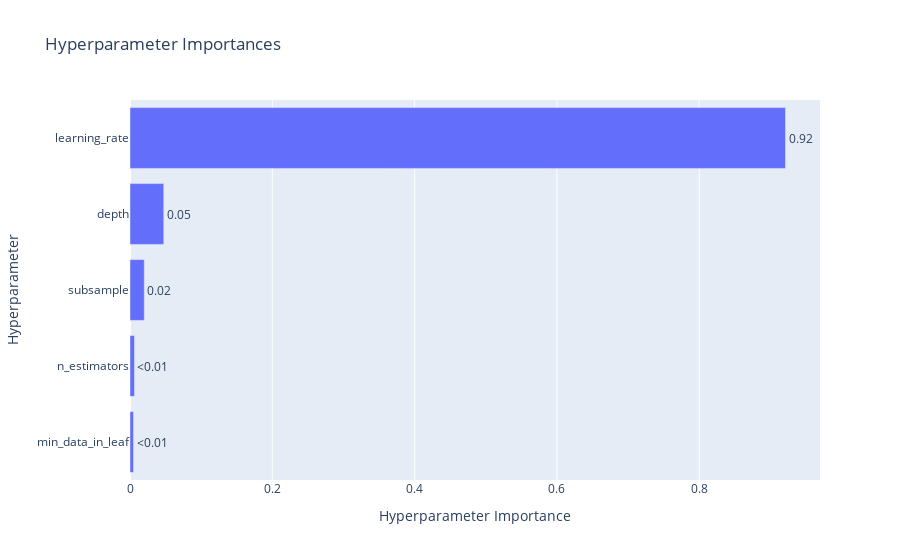

Notebook code cell kept with this figure:
### Code cell
# 하이퍼파라미터별 중요도를 확인할 수 있는 그래프
optuna.visualization.plot_param_importances(study_cat_no_encoded)

### Figure 1 — Plotly figure (JSON) as saved in the notebook; plotly's stock layout.template omitted (floating-point values rounded to 4 significant figures)
{"data": [{"cliponaxis": false, "hovertemplate": ["min_data_in_leaf (IntDistribution): 0.0049604130334963276<extra></extra>", "n_estimators (IntDistribution): 0.0062809301501128125<extra></extra>", "subsample (FloatDistribution): 0.020040561804950802<extra></extra>", "depth (IntDistribution): 0.04745331784936997<extra></extra>", "learning_rate (FloatDistribution): 0.92126477716207<extra></extra>"], "name": "Objective Value", "orientation": "h", "text": ["<0.01", "<0.01", "0.02", "0.05", "0.92"], "textposition": "outside", "type": "bar", "x": [0.00496, 0.006281, 0.02004, 0.04745, 0.9213], "y": ["min_data_in_leaf", "n_estimators", "subsample", "depth", "learning_rate"]}], "layout": {"title": {"text": "Hyperparameter Importances"}, "xaxis": {"title": {"text": "Hyperparameter Importance"}}, "yaxis": {"title": {"text": "Hyperparameter"}}}}
